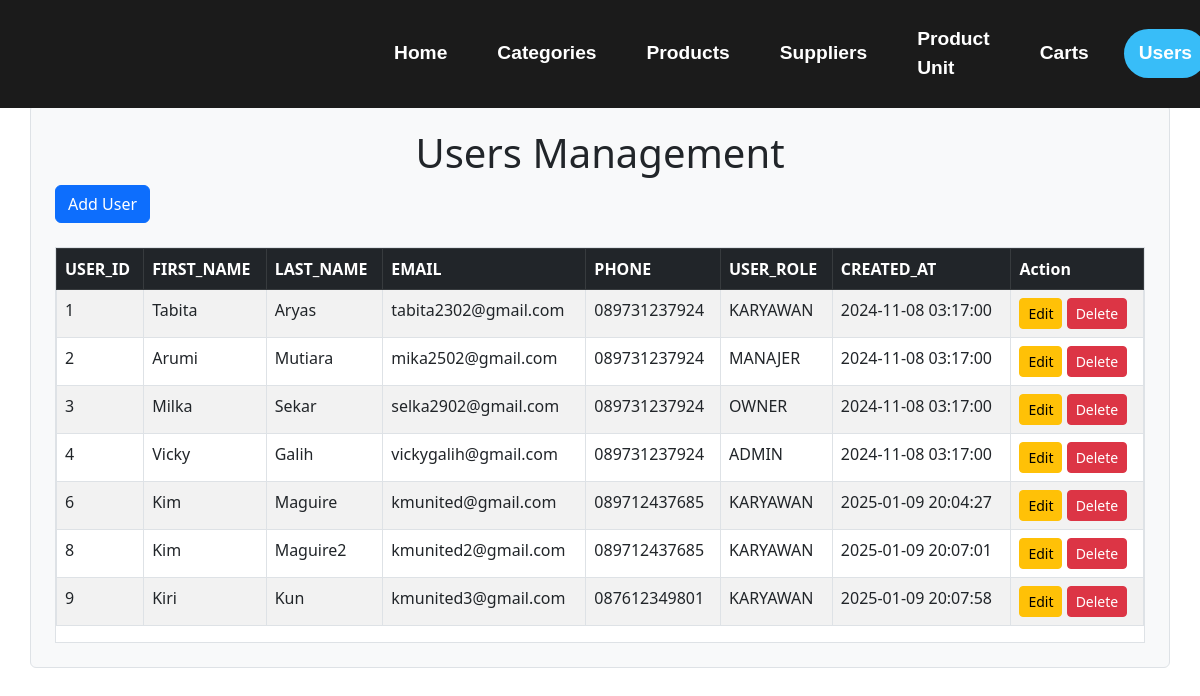
/users.php (signed in), run on the app's committed database.
### tables this page shows
CREATE TABLE `users` (
  `USER_ID` int(11) NOT NULL,
  `FIRST_NAME` varchar(50) DEFAULT NULL,
  `LAST_NAME` varchar(50) DEFAULT NULL,
  `EMAIL` varchar(50) DEFAULT NULL,
  `USER_PASSWORD` varchar(255) DEFAULT NULL,
  `PHONE` varchar(15) DEFAULT NULL,
  `USER_ROLE` varchar(20) DEFAULT NULL,
  `CREATED_AT` datetime DEFAULT NULL
);

### users.php (the view, shortened to what this page needs)
<?php
require_once 'conn.php';
$query = "SELECT * FROM users";
$result = $conn->query($query);
?>
<!DOCTYPE html>
<html lang="en">
<head>
    <link href="https://cdn.jsdelivr.net/npm/bootstrap@5.3.0/dist/css/bootstrap.min.css" rel="stylesheet">
    <link rel="stylesheet" href="navbar/navbarStyle.css" />
    <link rel="stylesheet" href="https://cdnjs.cloudflare.com/ajax/libs/animate.css/4.1.1/animate.min.css" />
</head>
<body>
    <?php include 'navbar/navbar.php'; ?>
    <div class="container container-for-bg rounded p-4">
        <div class="mb-4">
            <h1 class="text-center">Users Management</h1>
            <a href="add_user.php" class="btn btn-primary">Add User</a>
        </div>
        <div class="table-responsive">
            <table class="table table-striped table-bordered">
                <thead class="table-dark">
                    <tr>
                        <th>USER_ID</th>
                        <th>FIRST_NAME</th>
                        <th>LAST_NAME</th>
                        <th>EMAIL</th>
                        <th>PHONE</th>
                        <th>USER_ROLE</th>
                        <th>CREATED_AT</th>
                        <th>Action</th>
                    </tr>
                </thead>
                <tbody>
                    <?php while ($row = $result->fetch_assoc()): ?>
                        <tr>
                            <td><?= $row['USER_ID'] ?></td>
                            <td><?= $row['FIRST_NAME'] ?></td>
                            <td><?= $row['LAST_NAME'] ?></td>
                            <td><?= $row['EMAIL'] ?></td>
                            <td><?= $row['PHONE'] ?></td>
                            <td><?= $row['USER_ROLE'] ?></td>
                            <td><?= $row['CREATED_AT'] ?></td>
                            <td>
                                <button class="btn btn-warning btn-sm" onclick="showEditForm(<?= $row['USER_ID'] ?>)">Edit</button>
                                <button class="btn btn-danger btn-sm" onclick="showDeleteForm(<?= $row['USER_ID'] ?>)">Delete</button>
                            </td>
                        </tr>
                    <?php endwhile; ?>
                </tbody>
            </table>
        </div>
    </div>
</body>
</html>

### users.php (style rules this page uses)
.container-for-bg { margin-top: 13vh; background: #f8f9fa; border: 1px solid #dee2e6; }
.table-responsive { max-height: 400px; overflow-y: auto; background: #fff; border: 1px solid #dee2e6; }

### data on the page
users: USER_ID "1", FIRST_NAME "Tabita", LAST_NAME "Aryas", EMAIL "tabita2302@gmail.com", PHONE "089731237924", USER_ROLE "KARYAWAN", CREATED_AT "2024-11-08 03:17:00"
users: USER_ID "2", FIRST_NAME "Arumi", LAST_NAME "Mutiara", EMAIL "mika2502@gmail.com", PHONE "089731237924", USER_ROLE "MANAJER", CREATED_AT "2024-11-08 03:17:00"
users: USER_ID "3", FIRST_NAME "Milka", LAST_NAME "Sekar", EMAIL "selka2902@gmail.com", PHONE "089731237924", USER_ROLE "OWNER", CREATED_AT "2024-11-08 03:17:00"
users: USER_ID "4", FIRST_NAME "Vicky", LAST_NAME "Galih", EMAIL "vickygalih@gmail.com", PHONE "089731237924", USER_ROLE "ADMIN", CREATED_AT "2024-11-08 03:17:00"
users: USER_ID "6", FIRST_NAME "Kim", LAST_NAME "Maguire", EMAIL "kmunited@gmail.com", PHONE "089712437685", USER_ROLE "KARYAWAN", CREATED_AT "2025-01-09 20:04:27"
users: USER_ID "8", FIRST_NAME "Kim", LAST_NAME "Maguire2", EMAIL "kmunited2@gmail.com", PHONE "089712437685", USER_ROLE "KARYAWAN", CREATED_AT "2025-01-09 20:07:01"
users: USER_ID "9", FIRST_NAME "Kiri", LAST_NAME "Kun", EMAIL "kmunited3@gmail.com", PHONE "087612349801", USER_ROLE "KARYAWAN", CREATED_AT "2025-01-09 20:07:58"
